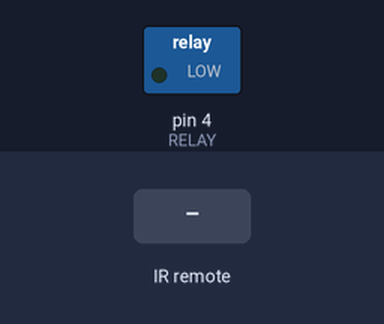
Recording of a sketch running on a simulated Arduino Uno, built with avr-gcc and run on an emulated ATmega328P. On the bench: switched loads named in the sketch (green lamp = pin HIGH). The inputs (shaded band) are chosen by the test bench.

Above: at 1.2 s.
1.3 s: infrared code 0xFE8A75 received
At 2.5 s:
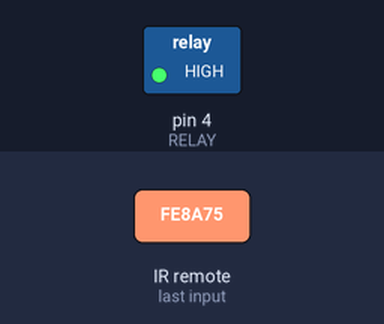
Timing chart, 0 to 4.3 s (numbered marks = the images above; inputs shaded):
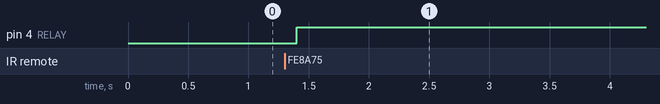

The sketch:

IRReciever.ino
```cpp
// Include IR Remote Library by Ken Shirriff
#include <IRremote.h>

int RECV_PIN = 10; //The infrared reciever will be connected to pin 10 of the Arduino.
int RELAY = 4; //The relay module will be connected to pin 2 of the Arduino

// Define irrecev and results Objects
IRrecv irrecv(RECV_PIN); //Define a IRRecv object, which will be utilizing the infrared reciever.
decode_results results; //Define a decode_results object, which tracks what signal was recieved.

void setup(){
  pinMode(RELAY, OUTPUT); //Set the relay module as an output.
  pinMode(RECV_PIN, INPUT);
  digitalWrite(RELAY,LOW);
  irrecv.enableIRIn(); //Allow the infrared reciever to recieve signals.
}

/* The following activates different code blocks, depending on the signal that the infrared reciever
 * recieves, which changes the behaviour of the relay module connected.
 */
void loop(){
  if(irrecv.decode(&results)){
    switch (results.value){
      case 0xFE8A75:
        digitalWrite(RELAY, LOW);
        delay(100);
        digitalWrite(RELAY, HIGH);
        delay(4000);
        irrecv.resume();
        break;

       case 0xFECA35:
        digitalWrite(RELAY,HIGH);
        delay(10000);
        digitalWrite(RELAY,LOW);
        irrecv.resume();
        break;

       default:
        irrecv.resume();
        break;
      }
    }
}
```

Measured:
- after the input at 1.3 s, pin 4 (RELAY): LOW → HIGH after 0.10 s
